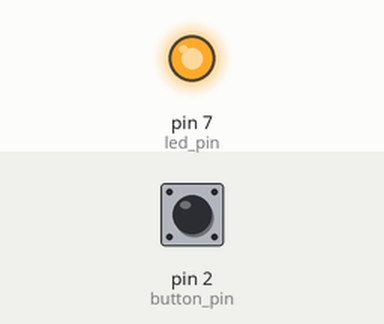
Recording of a sketch running on a simulated Arduino Uno, built with avr-gcc and run on an emulated ATmega328P. On the bench: output pins drawn as LEDs (lit = HIGH). Inputs (shaded band) come from the test bench; at power-on: pin 2 (button_pin) HIGH. What the sketch prints to the serial monitor is not drawn.

Above: at 1.2 s.
1.3 s: pin 2 (button_pin) pulled LOW for 0.15 s
At 1.38 s:
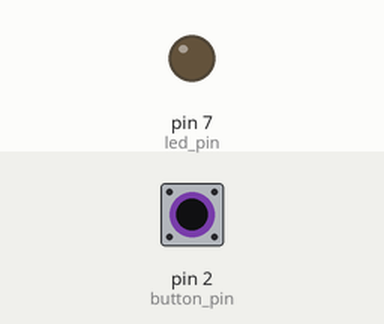
2.9 s: pin 2 (button_pin) pulled LOW for 3.2 s
At 7.0 s:
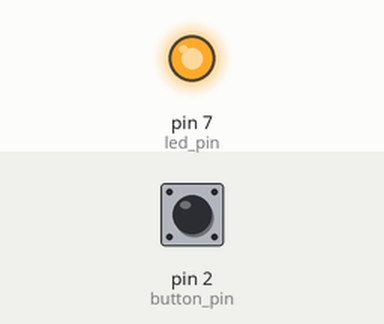
Timing chart, 0 to 8.5 s (numbered marks = the images above; inputs shaded):
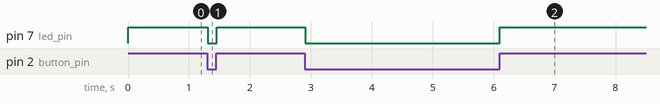

Measured:
- after the input at 1.3 s, pin 7 (led_pin): HIGH → LOW at once, → HIGH 0.15 s later
- after the input at 2.9 s, pin 7 (led_pin): HIGH → LOW at once, → HIGH 3.2 s later

The sketch:

PULL_UP.ino
```cpp
int button_pin=2;
int button_state;
int led_pin=7;


void setup() {
  Serial.begin(9600);
  pinMode(button_pin, INPUT);
  pinMode(led_pin, OUTPUT);

}

void loop() {
  button_state = digitalRead(button_pin);
  Serial.println(button_state);
  //BUTTON STATE IS PRESSED BECAUSE IS READING 1 INITIALLY WHICH IS HIGH
  if(button_state==0){
    digitalWrite(led_pin, LOW);
    }
    else{
      digitalWrite(led_pin, HIGH);
      }

}
```
